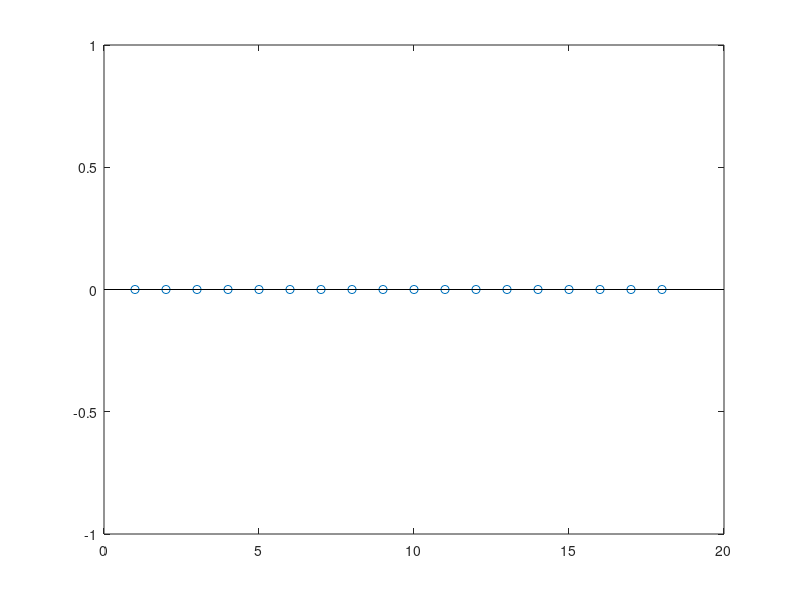

Write MATLAB code to recreate this figure. (Note: this script raises an error after producing the figure.)
%author: Martin Lastovka, contact at lastoma4@fel.cvut.cz

%implementation of FFT Radix 2, decimation in time

%constants declaration & initialization

size_of_fft = 2^4;
lwr_cut_off = 7;

N_of_bins = 18;
bin_edges = ceil((2).^((1:N_of_bins-1)*(log2(size_of_fft/2-lwr_cut_off)/N_of_bins)) + 30*log10((2:N_of_bins)) );

bin_height = zeros(1,N_of_bins); %initialize to height one
bin_height_lazy = zeros(1,N_of_bins); %initialize to height one
height_latency = zeros(1,N_of_bins);
difference = zeros(1,N_of_bins);
speed_coeff = 0.3;
max_height = 0;
weights = (1.1.^(0:N_of_bins-1));
forward = 4080;

st_handle = stem(1:N_of_bins,zeros(1,N_of_bins));
st_handle.YData = [];

axis([1 N_of_bins 0 1]);

hold on


data = nan(size_of_fft,1);
sample_rate = 0;

%read file

[audio_sample,sample_rate] = audioread('song5.wav');


for index = 1:size_of_fft/4
    
 (index*forward)/sample_rate
    
%truncate file

data = audio_sample(1+index*forward:size_of_fft+index*forward,1);

%apply window

data = hann(size_of_fft).*data;

% reorder input data

data = data(bitrevorder((0:size_of_fft-1).') + 1,:);


data = 2^10*(0:15).'
data = data(bitrevorder((0:size_of_fft-1).') + 1,:);
%iterate through tree

offset = 0;
temp_E = 0;
temp_O = 0;

    fileID = fopen('log_fft_4.txt', 'w');

for tr_dpth = 1:log2(size_of_fft)
   
    offset = 2^(tr_dpth-1);
    
    for tr_brdth = 1:2^(log2(size_of_fft) - tr_dpth)
       
        for btt_span = 1:2^(tr_dpth-1)
            temp_E = data(2^(tr_dpth)*(tr_brdth - 1) + btt_span,1) + ...
            exp((-1i*2*pi()/size_of_fft)*2^(log2(size_of_fft) - tr_dpth)*(btt_span-1))*data(2^(tr_dpth)*(tr_brdth - 1) + btt_span + offset,1); %X_k = X_k + W_k*X_k+N/2
            temp_O = data(2^(tr_dpth)*(tr_brdth - 1) + btt_span,1) - ...
            exp(-1i*2*pi()/size_of_fft*2^(log2(size_of_fft) - tr_dpth)*(btt_span-1))*data(2^(tr_dpth)*(tr_brdth - 1) + btt_span + offset,1); %X_k+N/2 = X_k - W_k*X_k+N/2
        
            data(2^(tr_dpth)*(tr_brdth - 1) + btt_span,1) = temp_E;
            data(2^(tr_dpth)*(tr_brdth - 1) + btt_span +offset,1) = temp_O;
        end
        
    end
    
    fprintf(fileID, 'iteration number %d :',tr_dpth);
    for t = 1:size_of_fft
        fprintf(fileID, '@i %d : %.1f + j%.1f, ',t-1, real(data(t)), imag(data(t)));
    end
    fprintf(fileID, '\n');
end

fclose(fileID);

%amplitude spectrum
data_trunc = data(1:2^(log2(size_of_fft)-1),1);
data_trunc(1:end,1) = abs(data_trunc(1:end,1));

%sort into frequency bins, calculate difference

bin_height(1) = sum(data_trunc(1:bin_edges(1),1))/length(1:bin_edges(1)); 

for index = 2:N_of_bins-1 
    
    bin_height(index) = sum(data_trunc(bin_edges(index-1):bin_edges(index),1))/length(bin_edges(index-1):bin_edges(index));
    
end

bin_height(N_of_bins) = sum(data_trunc(bin_edges(N_of_bins-1):length(data_trunc),1))/length(bin_edges(N_of_bins-1):length(data_trunc));

bin_height_lazy = bin_height_lazy + speed_coeff*(bin_height - bin_height_lazy);

bin_height_lazy_w = bin_height_lazy.*weights;

if max(bin_height_lazy_w) > max_height
    max_height = max(bin_height_lazy_w);
end

bin_height_lazy_w = bin_height_lazy_w/max_height;


%display

st_handle.YData = bin_height_lazy_w;
%stem(1:N_of_bins,bin_height_lazy)

%semilogx(lwr_cut_off:length(data_trunc),data_trunc(lwr_cut_off:end,1));
pause(0.01);
drawnow 

end


